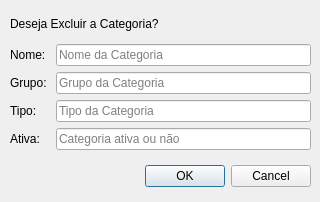
<?xml version="1.0" encoding="UTF-8"?>
<ui version="4.0">
 <class>CategoriaConfirmDialog</class>
 <widget class="QDialog" name="CategoriaConfirmDialog">
  <property name="geometry">
   <rect>
    <x>0</x>
    <y>0</y>
    <width>320</width>
    <height>202</height>
   </rect>
  </property>
  <property name="windowTitle">
   <string>Dialog</string>
  </property>
  <widget class="QDialogButtonBox" name="bbConfirm">
   <property name="geometry">
    <rect>
     <x>10</x>
     <y>160</y>
     <width>301</width>
     <height>32</height>
    </rect>
   </property>
   <property name="orientation">
    <enum>Qt::Orientation::Horizontal</enum>
   </property>
   <property name="standardButtons">
    <set>QDialogButtonBox::StandardButton::Cancel|QDialogButtonBox::StandardButton::Ok</set>
   </property>
  </widget>
  <widget class="QWidget" name="verticalLayoutWidget">
   <property name="geometry">
    <rect>
     <x>10</x>
     <y>10</y>
     <width>301</width>
     <height>140</height>
    </rect>
   </property>
   <layout class="QVBoxLayout" name="layPrincipal">
    <item>
     <widget class="QLabel" name="lblPergunta">
      <property name="text">
       <string>Deseja Excluir a Categoria?</string>
      </property>
     </widget>
    </item>
    <item>
     <layout class="QFormLayout" name="layForm">
      <item row="0" column="0">
       <widget class="QLabel" name="lblNome">
        <property name="text">
         <string>Nome:</string>
        </property>
       </widget>
      </item>
      <item row="0" column="1">
       <widget class="QLineEdit" name="edtNome">
        <property name="enabled">
         <bool>true</bool>
        </property>
        <property name="readOnly">
         <bool>true</bool>
        </property>
        <property name="placeholderText">
         <string>Nome da Categoria</string>
        </property>
       </widget>
      </item>
      <item row="1" column="0">
       <widget class="QLabel" name="lblBanco">
        <property name="text">
         <string>Grupo: </string>
        </property>
       </widget>
      </item>
      <item row="1" column="1">
       <widget class="QLineEdit" name="edtGrupo">
        <property name="readOnly">
         <bool>true</bool>
        </property>
        <property name="placeholderText">
         <string>Grupo da Categoria</string>
        </property>
       </widget>
      </item>
      <item row="2" column="0">
       <widget class="QLabel" name="lblTipo">
        <property name="text">
         <string>Tipo: </string>
        </property>
       </widget>
      </item>
      <item row="2" column="1">
       <widget class="QLineEdit" name="edtTipo">
        <property name="enabled">
         <bool>true</bool>
        </property>
        <property name="text">
         <string/>
        </property>
        <property name="readOnly">
         <bool>true</bool>
        </property>
        <property name="placeholderText">
         <string>Tipo da Categoria</string>
        </property>
       </widget>
      </item>
      <item row="3" column="0">
       <widget class="QLabel" name="lblAtiva">
        <property name="text">
         <string>Ativa:</string>
        </property>
       </widget>
      </item>
      <item row="3" column="1">
       <widget class="QLineEdit" name="edtAtiva">
        <property name="readOnly">
         <bool>true</bool>
        </property>
        <property name="placeholderText">
         <string>Categoria ativa ou não</string>
        </property>
       </widget>
      </item>
     </layout>
    </item>
   </layout>
  </widget>
 </widget>
 <resources/>
 <connections>
  <connection>
   <sender>bbConfirm</sender>
   <signal>accepted()</signal>
   <receiver>CategoriaConfirmDialog</receiver>
   <slot>accept()</slot>
   <hints>
    <hint type="sourcelabel">
     <x>248</x>
     <y>254</y>
    </hint>
    <hint type="destinationlabel">
     <x>157</x>
     <y>274</y>
    </hint>
   </hints>
  </connection>
  <connection>
   <sender>bbConfirm</sender>
   <signal>rejected()</signal>
   <receiver>CategoriaConfirmDialog</receiver>
   <slot>reject()</slot>
   <hints>
    <hint type="sourcelabel">
     <x>316</x>
     <y>260</y>
    </hint>
    <hint type="destinationlabel">
     <x>286</x>
     <y>274</y>
    </hint>
   </hints>
  </connection>
 </connections>
</ui>
